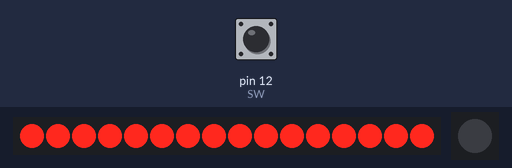
A sketch run on a simulated Arduino Uno, built with avr-gcc and run on an emulated ATmega328P. Shown: 16 shift-register outputs drawn as a row of LEDs (first output left, lit = HIGH), 1 RGB LEDs in strip order, left to right. Wiring (inferred from the names in the program): 2 × shift register (74HC595): data pin 10; shift clock pin 7; latch pin 8. Wiring (inferred from the signals the program sends): row of LEDs: on Q0, Q1, Q2, Q3, Q4, Q5, Q6, Q7, Q8, Q9, Q10, Q11, Q12, Q13, Q14, Q15. Inputs (shaded band) come from the test bench; at power-on: pin 12 (SW) HIGH. Dim RGB values are drawn brighter than linear.

Above: at 1.2 s.
1.3 s: pin 12 (SW) pulled LOW for 0.15 s
At 1.34 s:
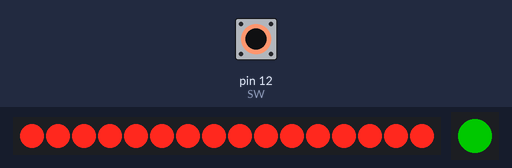
At 1.8 s:
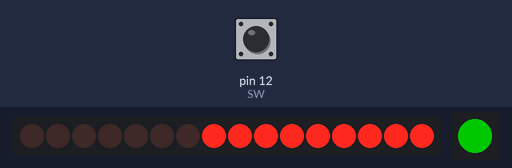
Timing chart, 0 to 4.3 s (numbered marks = the images above; inputs shaded):
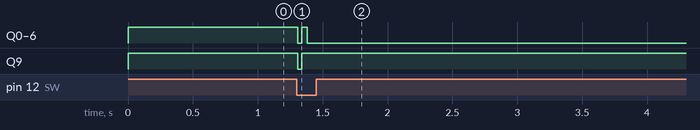

Measured:
- after the input at 1.3 s, Q0–6: HIGH → LOW at once, → HIGH 0.03 s later, → LOW 0.04 s later; Q9: HIGH → LOW at once, → HIGH 0.03 s later

The sketch:

Assingment_4_DS.ino
```cpp
#include <Adafruit_NeoPixel.h>

#define LED 11

Adafruit_NeoPixel pixels = Adafruit_NeoPixel(1,LED,NEO_GRB + NEO_KHZ800);

const int SW = 12;
boolean previousSW = HIGH;
boolean currentSW = HIGH;
int state = 0;

const int dataPin = 10;
const int latchPin = 8;
const int clockPin = 7;

int colVal[8] = {1,2,4,8,16,32,64,128};
int rowVal[30] = {
  B00000001, B01111101, B00000001,
  B10111101, B00000001, B11111101,
  B01100001, B01101101, B00001101,
  B01101101, B01101101, B00000001,
  B00001111, B11101111, B00000001,
  B00001101, B01101101, B01100001,
  B00000001, B01101101, B01100001,
  B01111111, B01111111, B00000001,
  B00000001, B01101101, B00000001,
  B00001101, B01101101, B00000001,
};
int row = 0;

void setup() {
  pinMode(dataPin, OUTPUT);
  pinMode(latchPin, OUTPUT);
  pinMode(clockPin, OUTPUT);
  pixels.begin();
  pixels.show();
  pinMode(SW, INPUT);
}

void loop() {
   currentSW = debounce(previousSW);
  if(previousSW == HIGH && currentSW == LOW) {
    state++;
  }
  previousSW = currentSW;

  if(state != 0) {

    pixels.setPixelColor(0,0,100,0);
    pixels.show();
    DotMatrixWrite(B11111111, colVal[0]);
    row = state / 10;
    for(int col = 1; col <4; col++) {
      DotMatrixWrite(rowVal[3*row+col-1], colVal[col]);
    }

    DotMatrixWrite(B11111111, colVal[4]);
    row = state % 10;
    for(int col = 5; col <8; col++) {
      DotMatrixWrite(rowVal[3*row+col-5], colVal[col]);
    }
    if(state == 100){
      state = 0;
    }
  } else {
    DotMatrixWrite(B11111111, B11111111);
    pixels.setPixelColor(0,0,0,0);
    pixels.show();
  }
}

boolean debounce(boolean previous) {
  boolean current = digitalRead(SW);
  if (previous != current) {
    delay(5);
    current = digitalRead(SW);
  }
  return current;
}

void DotMatrixWrite(int rowVal, int colVal){
  digitalWrite(latchPin, LOW);
  shiftOut(dataPin, clockPin, MSBFIRST, rowVal);
  shiftOut(dataPin, clockPin, MSBFIRST, colVal);
  digitalWrite(latchPin, HIGH);
}
```
